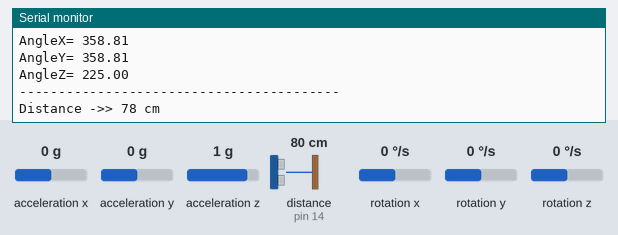
The sketch below on a simulated Arduino Uno, built with avr-gcc and run on an emulated ATmega328P. On the bench: the last lines printed to the serial monitor. Wiring (inferred from the names in the program): ultrasonic range finder: trigger pin 12; echo pin 14; MPU-6050 motion sensor at I2C address 0x68. Inputs (shaded band) come from the test bench; at power-on: acceleration x 0 g, distance to the obstacle (sensor on pin 14) 80 cm, acceleration y 0 g, acceleration z 1 g, rotation x 0 °/s, rotation y 0 °/s, rotation z 0 °/s. The echo pulse lasts 58.3 µs per cm.

Above: at 3.2 s.
3.3 s: acceleration x set to -1.4 g
At 4.68 s:
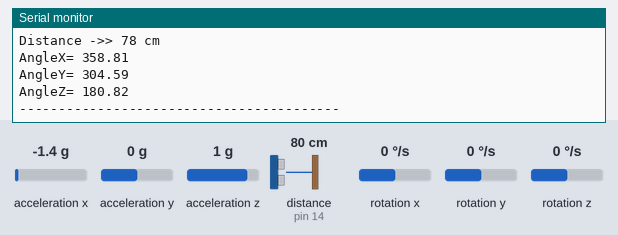
6.5 s: distance to the obstacle (sensor on pin 14) set to 2 cm
At 7.9 s:
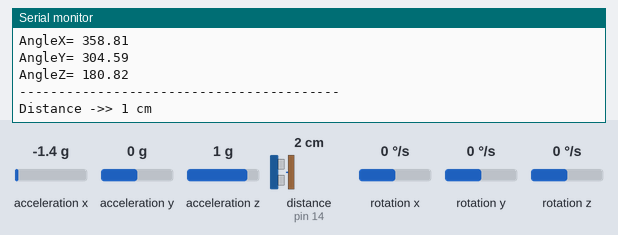
9.7 s: acceleration y set to -1.4 g
At 12.7 s:
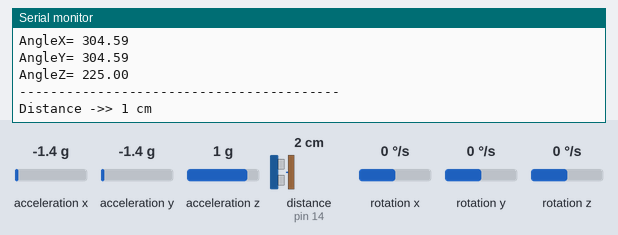
12.9 s: acceleration z set to -1.4 g
At 14.3 s:
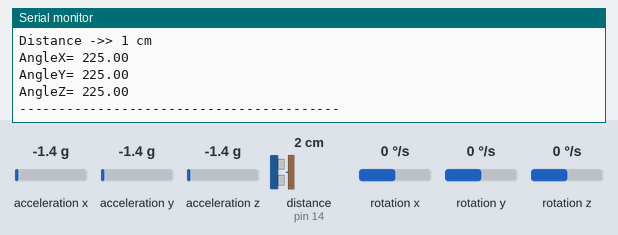
16.1 s: distance to the obstacle (sensor on pin 14) set to 4 cm
At 17.2 s:
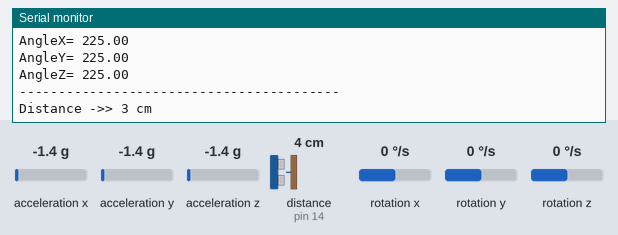
Timing chart, 0 to 19.1 s (numbered marks = the images above; inputs shaded):
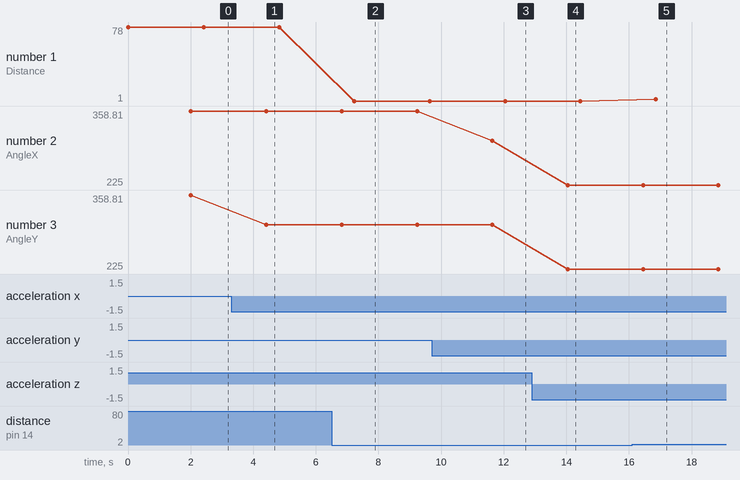

The sketch:

GY521_Test.ino
```cpp
#include "Wire.h"
#include "I2Cdev.h"
#include "MPU6050.h"
#include <SoftwareSerial.h>


MPU6050 mpu;

int16_t ax, ay, az;
int16_t gx, gy, gz;


int val;
int prevVal;

int valax;
int valay;
int valaz;

const int MPU_addr=0x68; int16_t AcX,AcY,AcZ,Tmp,GyX,GyY,GyZ;

int minVal=265; int maxVal=402;

double x; double y; double z;

#define triggPin 12
#define echoPin 14
long duration;
long distance;

void setup()
{
    Wire.begin();
    Serial.begin(115200);
    Serial.println("Initialize MPU");
    mpu.initialize();
    Serial.println(mpu.testConnection() ? "Connected" : "Connection failed");
    pinMode(triggPin,OUTPUT);
    pinMode(echoPin,INPUT);

}

void loop()
{
  digitalWrite(triggPin,LOW);
  delayMicroseconds(2);
  digitalWrite(triggPin,HIGH);
  delayMicroseconds(10);
  digitalWrite(triggPin,LOW);

  duration = pulseIn(echoPin,HIGH);
  distance = (duration*0.034/2);
//  analogWrite(7,distance*10);
  Serial.print("Distance ->> ");
  Serial.print(distance);
  Serial.println(" cm");
  delay(1000);
delay(1000);

Wire.beginTransmission(MPU_addr);
Wire.write(0x3B);
Wire.endTransmission(false);
Wire.requestFrom(MPU_addr,14,true);
AcX=Wire.read()<<8|Wire.read();
AcY=Wire.read()<<8|Wire.read();
AcZ=Wire.read()<<8|Wire.read();
int xAng = map(AcX,minVal,maxVal,-90,90);
int yAng = map(AcY,minVal,maxVal,-90,90);
int zAng = map(AcZ,minVal,maxVal,-90,90);

x= RAD_TO_DEG * (atan2(-yAng, -zAng)+PI);
y= RAD_TO_DEG * (atan2(-xAng, -zAng)+PI);
z= RAD_TO_DEG * (atan2(-yAng, -xAng)+PI);

Serial.print("AngleX= "); Serial.println(x);

Serial.print("AngleY= "); Serial.println(y);

Serial.print("AngleZ= "); Serial.println(z); Serial.println("-----------------------------------------"); delay(400);
}
```

Measured:
- after the input at 3.3 s, the serial monitor: prints a new line after 1.1 s (image 1)
- after the input at 6.5 s, the serial monitor: prints a new line after 0.73 s (image 2)
- after the input at 9.7 s, the serial monitor: prints a new line after 1.9 s (image 3)
- after the input at 12.9 s, the serial monitor: prints a new line after 1.1 s (image 4)
- after the input at 16.1 s, the serial monitor: prints a new line after 0.75 s (image 5)
- plotted number 1: 78 → 1 after the input at 6.5 s, 1 → 3 after the input at 16.1 s
- plotted number 3: 358.81 → 304.59 after the input at 3.3 s
